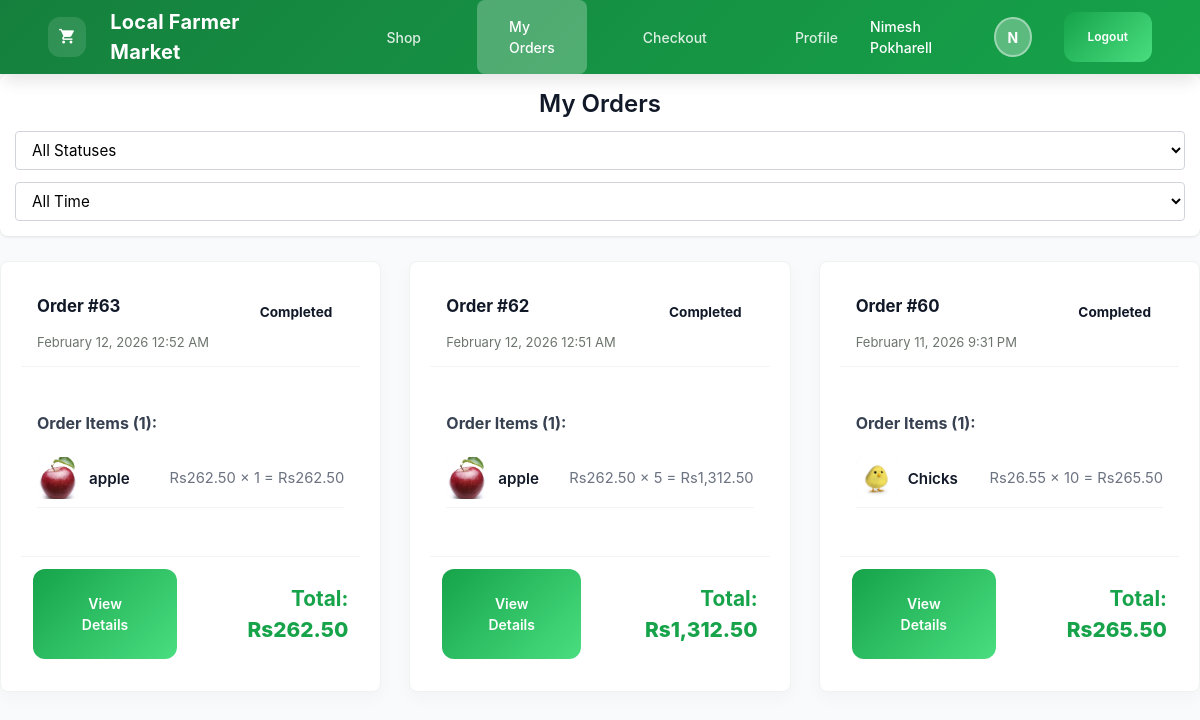
The page /LocalFarmerMarket3/buyer/orders.php (signed in) on the database its author committed.
### tables this page shows
CREATE TABLE `buyer` (
  `buyer_id` int(11) NOT NULL,
  `name` varchar(100) NOT NULL,
  `contact` varchar(15) NOT NULL,
  `address` varchar(255) NOT NULL,
  `password` varchar(255) NOT NULL,
  `created_at` timestamp NOT NULL DEFAULT current_timestamp(),
  `is_active` tinyint(1) DEFAULT 1
);

CREATE TABLE `orders` (
  `order_id` int(11) NOT NULL,
  `buyer_id` int(11) DEFAULT NULL,
  `total_amount` decimal(10,2) NOT NULL,
  `order_date` datetime DEFAULT current_timestamp(),
  `status` enum('Pending','Processing','Completed','Cancelled') DEFAULT 'Pending',
  `payment_method` enum('cash_on_delivery','esewa','khalti','bank_transfer') DEFAULT 'cash_on_delivery',
  `payment_status` enum('pending','paid','failed') DEFAULT 'pending',
  `payment_reference` varchar(100) DEFAULT NULL,
  `delivery_notes` text DEFAULT NULL,
  `updated_at` timestamp NOT NULL DEFAULT current_timestamp() ON UPDATE current_timestamp(),
  `estimated_delivery_date` date DEFAULT NULL,
  `actual_delivery_date` date DEFAULT NULL,
  `tracking_number` varchar(100) DEFAULT NULL
);

CREATE TABLE `order_details` (
  `order_detail_id` int(11) NOT NULL,
  `order_id` int(11) NOT NULL,
  `product_id` int(11) NOT NULL,
  `quantity` int(11) NOT NULL,
  `price` decimal(10,2) NOT NULL,
  `farmer_price` decimal(10,2) NOT NULL,
  `admin_price` decimal(10,2) NOT NULL,
  `profit_per_unit` decimal(10,2) NOT NULL DEFAULT 0.00
);

CREATE TABLE `products` (
  `product_id` int(11) NOT NULL,
  `farmer_id` int(11) NOT NULL,
  `product_name` varchar(150) NOT NULL,
  `description` text DEFAULT NULL,
  `price` decimal(10,2) NOT NULL,
  `quantity` int(11) NOT NULL,
  `total_stock` int(11) DEFAULT 0,
  `sold_quantity` int(11) NOT NULL DEFAULT 0,
  `category` varchar(100) NOT NULL,
  `category_id` int(11) DEFAULT NULL,
  `image` varchar(255) DEFAULT NULL,
  `unit` varchar(50) DEFAULT 'kg',
  `created_at` timestamp NOT NULL DEFAULT current_timestamp(),
  `updated_at` timestamp NOT NULL DEFAULT current_timestamp() ON UPDATE current_timestamp(),
  `status` enum('pending','approved','rejected') DEFAULT 'pending',
  `admin_notes` text DEFAULT NULL,
  `admin_id` int(11) DEFAULT NULL,
  `is_active` tinyint(1) DEFAULT 1,
  `deleted_at` timestamp NULL DEFAULT NULL,
  `approval_status` enum('pending','approved','rejected') DEFAULT 'pending',
  `admin_price` decimal(10,2) DEFAULT NULL,
  `commission_rate` decimal(5,2) DEFAULT 5.00 COMMENT 'Commission percentage (5-10%)',
  `approved_by` int(11) DEFAULT NULL,
  `approved_at` datetime DEFAULT NULL,
  `rejection_reason` text DEFAULT NULL
);

### LocalFarmerMarket3/buyer/orders.php (the view, shortened to what this page needs)
<?php
require_once '../db.php';
$buyer_id = intval($_SESSION['buyer_id']);
$errors = [];
$stmt = $conn->prepare("SELECT * FROM buyer WHERE buyer_id = ?");
$stmt->bind_param("i", $buyer_id);
$stmt->execute();
$profile = $stmt->get_result()->fetch_assoc();
$status_filter = !empty($_GET['status']) ? trim($_GET['status']) : '';
$date_filter = !empty($_GET['date']) ? trim($_GET['date']) : '';
$sql = "SELECT o.*,
        (SELECT COUNT(*) FROM order_details WHERE order_id = o.order_id) as item_count
        FROM orders o
        WHERE o.buyer_id = ?";
$params = [$buyer_id];
$types = "i";
$sql .= " ORDER BY o.order_date DESC";
$orders = [];
try {
    $stmt = $conn->prepare($sql);
    if (!empty($params)) {
        $bind_names = [$types];
        for ($i = 0; $i < count($params); $i++) {
            $bind_name = 'bind' . $i;
            $bind_names[] = &$$bind_name;
        }
        if (!call_user_func_array([$stmt, 'bind_param'], $bind_names)) {
            throw new Exception("Binding parameters failed: " . $stmt->error);
        }
    }
    if (!$stmt->execute()) {
        throw new Exception("Execute failed: " . $stmt->error);
    }
    $result = $stmt->get_result();
    $orders = $result->fetch_all(MYSQLI_ASSOC);
} catch (Exception $e) {
    error_log("Database error: " . $e->getMessage());
    $errors[] = "An error occurred while fetching orders. Please try again later.";
    if (isset($stmt) && $stmt) {
        $stmt->close();
    }
}
function get_order_items($conn, $order_id) {
    $stmt = $conn->prepare("SELECT od.*, p.product_name, p.image
                           FROM order_details od
                           JOIN products p ON od.product_id = p.product_id
                           WHERE od.order_id = ?");
    $stmt->bind_param("i", $order_id);
    $stmt->execute();
    return $stmt->get_result()->fetch_all(MYSQLI_ASSOC);
}
?>
<!DOCTYPE html>
<html lang="en">
<head>
    <link rel="stylesheet" href="../assets/css/style.css">
</head>
<body>
    <?php include 'includes/header.php'; ?>
    <div class="container">
        <div class="content">
            <div class="filters">
                <div class="filters-header">
                    <h2 class="filters-title">My Orders</h2>
                </div>
                <div style="display: flex; gap: 12px; flex-wrap: wrap;">
                    <select class="select" onchange="window.location.href='orders.php?status=' + encodeURIComponent(this.value) + '&date=<?php echo urlencode($date_filter); ?>'">
                        <option value="">All Statuses</option>
                    </select>
                    <select class="select" onchange="window.location.href='orders.php?status=<?php echo urlencode($status_filter); ?>&date=' + encodeURIComponent(this.value)">
                        <option value="">All Time</option>
                    </select>
                </div>
            </div>
            <?php if (!empty($orders)): ?>
                <div class="orders-grid">
                <?php foreach ($orders as $order): ?>
                    <?php $items = get_order_items($conn, $order['order_id']); ?>
                    <div class="card order-card">
                        <div class="order-header">
                            <div>
                                <h3 class="order-id">Order #<?php echo htmlspecialchars($order['order_id']); ?></h3>
                                <div class="small-muted">
                                    <?php echo date('F j, Y g:i A', strtotime($order['order_date'])); ?>
                                </div>
                            </div>
                            <span class="order-status status-<?php echo strtolower($order['status']); ?>">
                                <?php echo htmlspecialchars($order['status']); ?>
                            </span>
                        </div>
                        <div class="order-items">
                            <div class="order-items-title">Order Items (<?php echo $order['item_count']; ?>):</div>
                            <?php
                            $display_items = array_slice($items, 0, 3);
                            foreach ($display_items as $item): ?>
                                <div class="order-item-row">
                                    <div class="order-item-left">
                                        <?php if (!empty($item['image']) && file_exists(__DIR__ . '/../uploads/' . $item['image'])): ?>
                                            <div class="order-item-thumb"><img src="../uploads/<?php echo htmlspecialchars($item['image']); ?>" alt=""></div>
                                        <?php else: ?>
                                            <div class="order-item-thumb"><span class="material-icons" aria-hidden="true">inventory_2</span></div>
                                        <?php endif; ?>
                                        <div class="order-item-name"><?php echo htmlspecialchars($item['product_name']); ?></div>
                                    </div>
                                    <div class="order-item-right">
                                        Rs<?php echo number_format($item['price'], 2); ?> × <?php echo $item['quantity']; ?> = Rs<?php echo number_format($item['quantity'] * $item['price'], 2); ?>
                                    </div>
                                </div>
                            <?php endforeach; ?>
                        </div>
                        <div class="order-total">
                            <div>
                              <a href="#" class="btn primary small-btn view-order-btn" data-order-id="<?php echo $order['order_id']; ?>">View Details</a>
                            </div>
                            <div class="order-amount">Total: <span style="font-weight:800;color:var(--accent)">Rs<?php echo number_format($order['total_amount'], 2); ?></span></div>
                        </div>
                    </div>
                <?php endforeach; ?>
                </div>
            <?php endif; ?>
        </div>
    </div>
</body>
</html>

### LocalFarmerMarket3/buyer/includes/header.php (shortened to what this page needs)
<?php
$buyer_name = $profile['name'] ?? 'Buyer';
$buyer_initial = strtoupper(substr($buyer_name, 0, 1));
?>
<!doctype html>
<html lang="en">
<head>
<link rel="stylesheet" href="../assets/css/buyer.css">
<link rel="stylesheet" href="../assets/css/profile.css">
</head>
<body>
<header class="header">
  <div class="brand">
    <div class="brand-icon"><span class="material-icons" aria-hidden="true">shopping_cart</span></div>
    <span class="brand-text">Local Farmer Market</span>
  </div>
  <div class="header-nav">
    <a href="dashboard.php" class="<?php echo basename($_SERVER['PHP_SELF']) === 'dashboard.php' ? 'active' : ''; ?>">Shop</a>
    <a href="orders.php" class="<?php echo basename($_SERVER['PHP_SELF']) === 'orders.php' ? 'active' : ''; ?>">My Orders</a>
    <a href="checkout.php" class="<?php echo basename($_SERVER['PHP_SELF']) === 'checkout.php' ? 'active' : ''; ?>">Checkout</a>
    <a href="profile.php" class="<?php echo basename($_SERVER['PHP_SELF']) === 'profile.php' ? 'active' : ''; ?>">Profile</a>
  </div>
  <div class="header-right">
    <div class="user-info">
      <span><?php echo htmlspecialchars($buyer_name); ?></span>
      <div class="user-avatar"><?php echo $buyer_initial; ?></div>
    </div>
    <a href="../logout.php" class="btn small primary">Logout</a>
  </div>
</header>

### LocalFarmerMarket3/assets/css/style.css (style rules this page uses)
:root { --accent: #16a34a; --accent-dark: #15803d; --accent-light: #22c55e; --muted: #6b7280; --bg: #f8fafc; --card: #ffffff; --danger: #ef4444; --warning: #f59e0b; --info: #3b82f6; --success: #10b981; --border: #e5e7eb; --shadow: 0 6px 18px rgba(15, 23, 42, 0.08); --shadow-hover: 0 12px 28px rgba(15, 23, 42, 0.12); }
* { box-sizing: border-box; }
body { font-family: 'Inter', -apple-system, BlinkMacSystemFont, 'Segoe UI', Arial, sans-serif; background: var(--bg); margin: 0; color: #111827; line-height: 1.6; }
.material-icons, .material-icons.md { font-family: 'Material Icons', 'Material Icons Outlined', sans-serif; font-weight: 400; font-style: normal; font-size: 1.15em; line-height: 1; vertical-align: middle; display: inline-block; text-rendering: optimizeLegibility; -webkit-font-smoothing: antialiased; -moz-osx-font-smoothing: grayscale; color: inherit; }
.header { background: linear-gradient(135deg, var(--accent-dark), var(--accent)); color: white; padding: 16px 24px; display: flex; align-items: center; justify-content: space-between; box-shadow: 0 4px 12px rgba(0, 0, 0, 0.1); position: sticky; top: 0; z-index: 100; }
.brand { font-weight: 700; font-size: 1.25rem; display: flex; align-items: center; gap: 8px; }
.header .brand-icon { background: rgba(255,255,255,0.12); }
.header .brand-icon .material-icons { color: #ffffff !important; font-size: 1.1rem; line-height:1; display:block; }
.brand-text { letter-spacing:0.2px; }
.header-right { display: flex; align-items: center; gap: 20px; }
.header-right span { font-weight: 500; }
.card { background: var(--card); border-radius: 16px; padding: 20px; box-shadow: var(--shadow); transition: box-shadow 0.3s; }
.card h2, .card h3, .card h4 { margin-top: 0; color: #111827; }
.card h3 { margin-bottom: 16px; }
.btn { padding: 12px 20px; border-radius: 10px; border: none; cursor: pointer; font-weight: 600; text-decoration: none; display: inline-block; font-size: 1rem; transition: all 0.2s; text-align: center; }
.small-btn { font-size: 0.875rem; padding: 8px 14px; }
.select { padding: 14px 18px; border-radius: 12px; border: 2px solid #e5e7eb; font-size: 1rem; min-width: 180px; cursor: pointer; transition: all 0.3s; background: white; }
.order-card { background: white; border-radius: 12px; padding: 20px; margin-bottom: 20px; box-shadow: var(--shadow); border-left: 4px solid var(--accent); }
.order-header { display: flex; justify-content: space-between; align-items: start; margin-bottom: 16px; padding-bottom: 16px; border-bottom: 2px solid var(--border); }
.order-items { margin: 16px 0; }
.order-items-title { font-weight: 700; margin-bottom: 10px; }
.order-item-name { font-weight: 600; }
.order-total { font-size: 1.3rem; font-weight: 700; color: var(--accent); }
input[type="text"], input[type="number"], input[type="email"], input[type="password"], input[type="date"], input[type="file"], textarea, select { width: 100%; padding: 12px 16px; border: 2px solid #e5e7eb; border-radius: 10px; font-family: inherit; font-size: 1rem; transition: all 0.3s; }
.small { font-size: 0.9rem; }
.small-muted { font-size: 0.85rem; color: var(--muted); }

### LocalFarmerMarket3/assets/css/profile.css (style rules this page uses)
.card { background: #ffffff; padding: 20px; border-radius: 8px; border: 1px solid #eef2f1; box-shadow: 0 6px 18px rgba(15,23,42,0.03); }
.card .small-muted { color:#6c756d; font-size:13px; }

### rows shown on the page
buyer: name "Nimesh Pokharell", name "N"
orders: order_id "63", order_date "February 12, 2026 12:52 AM", status "Completed", item_count "1", total_amount "262.50"
order_details: product.image (picture), product.product_name "apple", price "262.50", quantity "1", $item['quantity']*$item['price'] "262.50"
orders: order_id "62", order_date "February 12, 2026 12:51 AM", status "Completed", item_count "1", total_amount "1,312.50"
order_details: product.image (picture), product.product_name "apple", price "262.50", quantity "5", $item['quantity'] * $item['price'] "1,312.50"
orders: order_id "60", order_date "February 11, 2026 9:31 PM", status "Completed", item_count "1", total_amount "265.50"
order_details: product.image (picture), product.product_name "Chicks", price "26.55", quantity "10", $item['quantity'] * $item['price'] "265.50"
